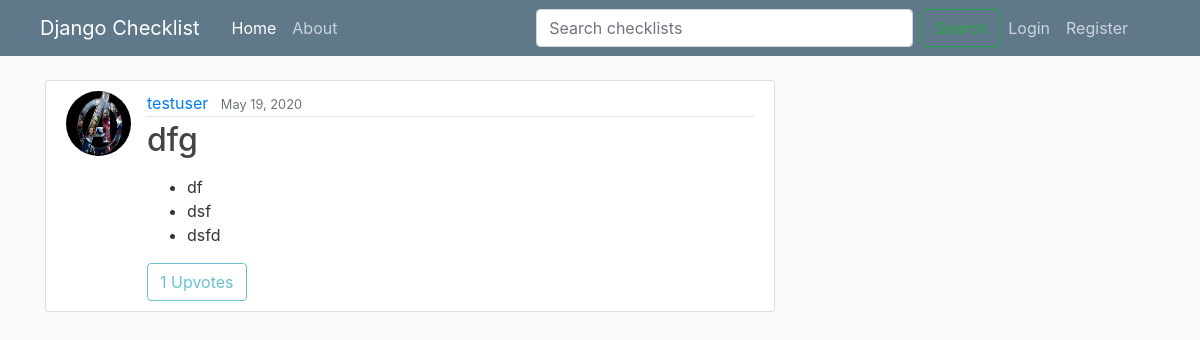
Screenshot of /checklist/34/ with the database file from the repository.
### checklist/models.py (models this page shows, shortened)
class Checklist(models.Model):
	title = models.CharField(max_length=100)
	content = RichTextField()
	date_posted = models.DateTimeField(default=timezone.now)
	author = models.ForeignKey(User, on_delete = models.CASCADE)
	visibility = models.IntegerField(default=0)

### users/models.py (models this page shows, shortened)
class Profile(models.Model):
	user = models.OneToOneField(User, on_delete = models.CASCADE)
	image = models.ImageField(default='default.jpg', upload_to='profile_pics')

### checklist/views.py (the view)
# urls.py: path('checklist/<int:pk>/', ChecklistDetailView.as_view(), name='checklist-detail'),
class ChecklistDetailView(DetailView):
	model = Checklist
	def get_context_data(self, **kwargs):
		context = super(ChecklistDetailView, self).get_context_data(**kwargs)
		uvote = Upvote.objects.filter(checklist_id=self.kwargs.get('pk')).count()
		context['uvote'] = uvote
		return context

### checklist/templates/checklist/checklist_detail.html (shortened to what this page needs)
{% extends "checklist/base.html" %}
{% block content %}
	<article class="media content-section">
		<img class="rounded-circle article-img" src="{{ object.author.profile.image.url }}">
	  <div class="media-body">
	    <div class="article-metadata">
	      <a class="mr-2" href="{% url 'user-checklists' object.author.username %}">{{ object.author }}</a>
	      <small class="text-muted">{{ object.date_posted|date:'F d, Y' }}</small>
	    </div>
	    <h2 class="article-title">{{ object.title }}</h2>
	    <p class="article-content">{{ object.content|safe }}</p>
	    {% if user.is_authenticated and object.author != user %}
			<a class="btn btn-outline-info" href="{% url 'checklist-upvote' object.id %}">Upvote | {{ uvote }}</a>
			<a class="btn btn-outline-info" href="{% url 'checklist-bookmark' object.id %}">Bookmark</a>
		{% else %}
			<a class="btn btn-outline-info disabled">{{ uvote }} Upvotes</a>
		{% endif %}
	  </div>
	</article>
{% endblock %}

### checklist/static/checklist/main.css (style rules this page uses)
body { background: #fafafa; color: #333333; margin-top: 5rem; }
h1, h2, h3, h4, h5, h6 { color: #444444; }
ul { margin: 0; }
.content-section { background: #ffffff; padding: 10px 20px; border: 1px solid #dddddd; border-radius: 3px; margin-bottom: 20px; }
.article-title { color: #444444; }
.article-content { white-space: pre-line; }
.article-img { height: 65px; width: 65px; margin-right: 16px; }
.article-metadata { padding-bottom: 1px; margin-bottom: 4px; border-bottom: 1px solid #e3e3e3 }

### rows the page displays
Checklist: author.profile.image (placeholder picture), author "testuser", date_posted "May 19, 2020", title "dfg", content "df dsf dsfd"

### other values shown
{{ uvote }} "1"
